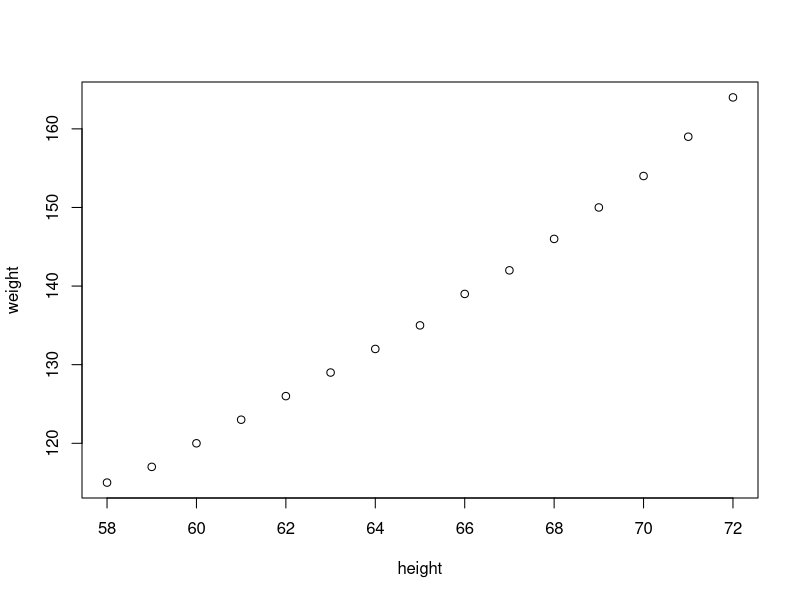
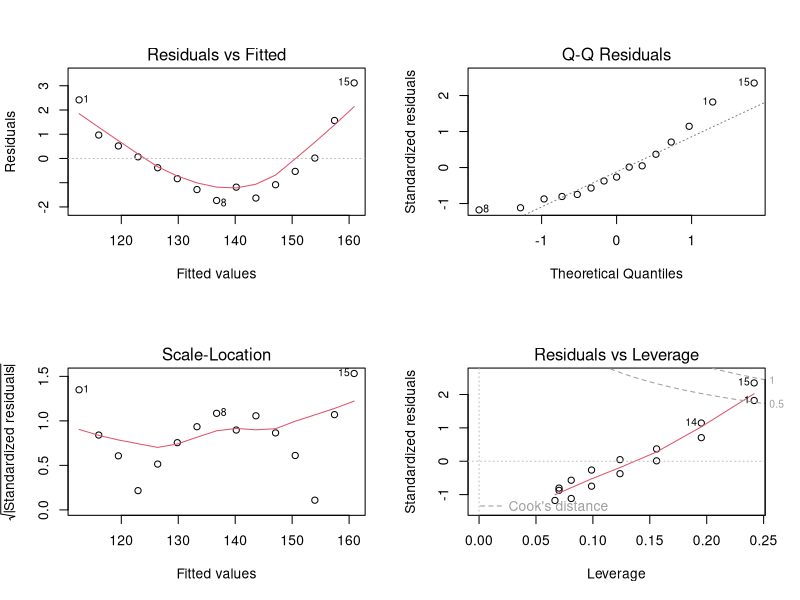

Source code (R) for these figures, in order:
## ---- chunk 1
head(women)
## ---- chunk 2
plot(women)
## ---- chunk 3
fit = lm(weight ~ height, women) 
fit
## ---- chunk 4
summary(fit)
## ---- chunk 5
par(mfrow=c(2,2))
plot(fit)
